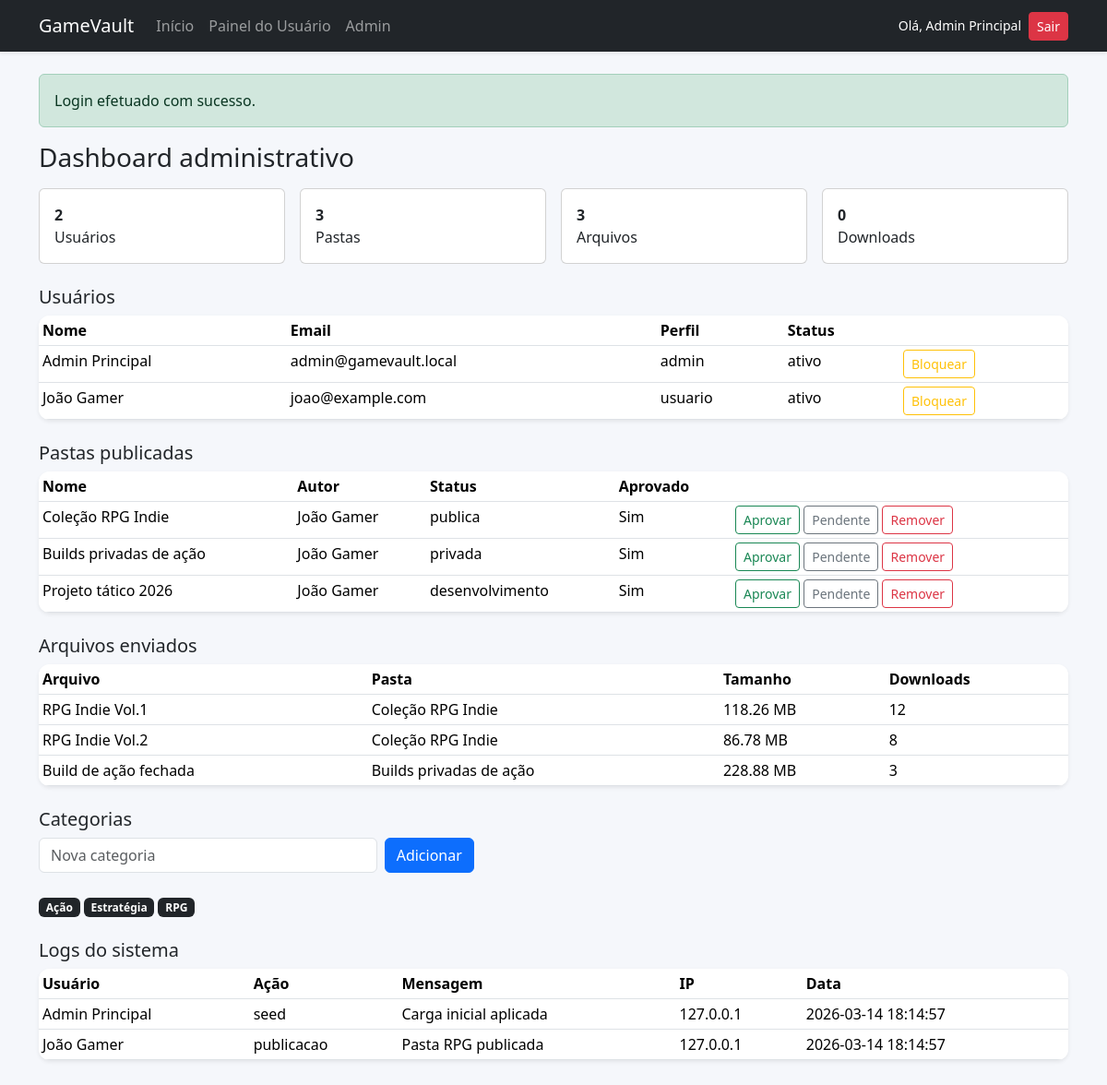
Page /admin/dashboard.php (signed in) on the committed database.
### tables this page shows
CREATE TABLE usuarios (
  id INT AUTO_INCREMENT PRIMARY KEY,
  nome VARCHAR(120) NOT NULL,
  email VARCHAR(160) NOT NULL UNIQUE,
  senha_hash VARCHAR(255) NOT NULL,
  role ENUM('usuario','admin') NOT NULL DEFAULT 'usuario',
  status ENUM('ativo','bloqueado') NOT NULL DEFAULT 'ativo',
  criado_em DATETIME NOT NULL,
  atualizado_em DATETIME NULL,
  INDEX idx_usuarios_status (status),
  INDEX idx_usuarios_role (role)
);

CREATE TABLE pastas (
  id INT AUTO_INCREMENT PRIMARY KEY,
  usuario_id INT NOT NULL,
  categoria_id INT NULL,
  nome VARCHAR(180) NOT NULL,
  slug VARCHAR(200) NOT NULL UNIQUE,
  descricao TEXT NOT NULL,
  capa VARCHAR(255) NULL,
  status ENUM('publica','privada','desenvolvimento') NOT NULL DEFAULT 'desenvolvimento',
  senha_acesso VARCHAR(255) NULL,
  aprovado TINYINT(1) NOT NULL DEFAULT 0,
  criado_em DATETIME NOT NULL,
  atualizado_em DATETIME NULL,
  INDEX idx_pastas_status (status),
  INDEX idx_pastas_usuario (usuario_id),
  INDEX idx_pastas_categoria (categoria_id),
  CONSTRAINT fk_pastas_usuario FOREIGN KEY (usuario_id) REFERENCES usuarios(id) ON DELETE CASCADE,
  CONSTRAINT fk_pastas_categoria FOREIGN KEY (categoria_id) REFERENCES categorias(id) ON DELETE SET NULL
);

CREATE TABLE arquivos (
  id INT AUTO_INCREMENT PRIMARY KEY,
  pasta_id INT NOT NULL,
  nome VARCHAR(180) NOT NULL,
  nome_original VARCHAR(255) NOT NULL,
  caminho VARCHAR(255) NOT NULL,
  tamanho BIGINT NOT NULL,
  extensao VARCHAR(20) NOT NULL,
  downloads INT NOT NULL DEFAULT 0,
  criado_em DATETIME NOT NULL,
  INDEX idx_arquivos_pasta (pasta_id),
  INDEX idx_arquivos_extensao (extensao),
  CONSTRAINT fk_arquivos_pasta FOREIGN KEY (pasta_id) REFERENCES pastas(id) ON DELETE CASCADE
);

CREATE TABLE categorias (
  id INT AUTO_INCREMENT PRIMARY KEY,
  nome VARCHAR(120) NOT NULL,
  slug VARCHAR(140) NOT NULL UNIQUE,
  status TINYINT(1) NOT NULL DEFAULT 1,
  criado_em DATETIME NOT NULL
);

CREATE TABLE logs (
  id INT AUTO_INCREMENT PRIMARY KEY,
  usuario_id INT NULL,
  acao VARCHAR(100) NOT NULL,
  mensagem VARCHAR(255) NOT NULL,
  ip VARCHAR(50) NOT NULL,
  criado_em DATETIME NOT NULL,
  INDEX idx_logs_usuario (usuario_id),
  INDEX idx_logs_acao (acao),
  CONSTRAINT fk_logs_usuario FOREIGN KEY (usuario_id) REFERENCES usuarios(id) ON DELETE SET NULL
);

### config/database.php (called while the page is built, shortened)
<?php
class Database
{
    private static ?PDO $connection = null;
    public static function connection(): PDO
    {
        if (self::$connection === null) {
            $dsn = 'mysql:host=' . DB_HOST . ';dbname=' . DB_NAME . ';charset=utf8mb4';
            self::$connection = new PDO($dsn, DB_USER, DB_PASS, [
                PDO::ATTR_ERRMODE => PDO::ERRMODE_EXCEPTION,
                PDO::ATTR_DEFAULT_FETCH_MODE => PDO::FETCH_ASSOC,
                PDO::ATTR_EMULATE_PREPARES => false,
            ]);
        }
        return self::$connection;
    }
}

### classes/AdminManager.php (called while the page is built, shortened)
<?php
require_once dirname(__DIR__) . '/config/database.php';
class AdminManager
{
    private PDO $db;
    public function __construct()
    {
        $this->db = Database::connection();
    }
    public function stats(): array
    {
        return [
            'usuarios' => (int) $this->db->query('SELECT COUNT(*) FROM usuarios')->fetchColumn(),
            'pastas' => (int) $this->db->query('SELECT COUNT(*) FROM pastas')->fetchColumn(),
            'arquivos' => (int) $this->db->query('SELECT COUNT(*) FROM arquivos')->fetchColumn(),
            'downloads' => (int) $this->db->query('SELECT COUNT(*) FROM downloads')->fetchColumn(),
        ];
    }
    public function users(): array
    {
        return $this->db->query('SELECT id, nome, email, role, status, criado_em FROM usuarios ORDER BY criado_em DESC')->fetchAll();
    }
    public function folders(): array
    {
        $sql = 'SELECT p.*, u.nome AS autor, c.nome AS categoria FROM pastas p
                INNER JOIN usuarios u ON u.id = p.usuario_id
                LEFT JOIN categorias c ON c.id = p.categoria_id
                ORDER BY p.criado_em DESC';
        return $this->db->query($sql)->fetchAll();
    }
    public function files(): array
    {
        $sql = 'SELECT a.*, p.nome AS pasta FROM arquivos a INNER JOIN pastas p ON p.id = a.pasta_id ORDER BY a.criado_em DESC';
        return $this->db->query($sql)->fetchAll();
    }
    public function logs(): array
    {
        return $this->db->query('SELECT l.*, u.nome FROM logs l LEFT JOIN usuarios u ON u.id = l.usuario_id ORDER BY l.criado_em DESC LIMIT 100')->fetchAll();
    }
    public function categories(): array
    {
        return $this->db->query('SELECT * FROM categorias ORDER BY nome')->fetchAll();
    }
}

### includes/helpers.php (called while the page is built, shortened)
<?php
function e(string $value): string
{
    return htmlspecialchars($value, ENT_QUOTES, 'UTF-8');
}
function formatBytes(int $bytes): string
{
    $units = ['B', 'KB', 'MB', 'GB'];
    $power = $bytes > 0 ? floor(log($bytes, 1024)) : 0;
    return number_format($bytes / (1024 ** $power), 2) . ' ' . $units[(int)$power];
}

### admin/dashboard.php (the view, shortened to what this page needs)
<?php
require_once __DIR__ . '/../includes/helpers.php';
require_once __DIR__ . '/../classes/AdminManager.php';
$admin = new AdminManager();
$stats = $admin->stats();
$users = $admin->users();
$folders = $admin->folders();
$files = $admin->files();
$logs = $admin->logs();
$categories = $admin->categories();
include __DIR__ . '/../includes/header.php';
?>
<h1 class="h3 mb-3">Dashboard administrativo</h1>
<div class="row g-3 mb-4">
  <div class="col-md-3"><div class="card"><div class="card-body"><strong><?= $stats['usuarios'] ?></strong><br>Usuários</div></div></div>
  <div class="col-md-3"><div class="card"><div class="card-body"><strong><?= $stats['pastas'] ?></strong><br>Pastas</div></div></div>
  <div class="col-md-3"><div class="card"><div class="card-body"><strong><?= $stats['arquivos'] ?></strong><br>Arquivos</div></div></div>
  <div class="col-md-3"><div class="card"><div class="card-body"><strong><?= $stats['downloads'] ?></strong><br>Downloads</div></div></div>
</div>
<h2 class="h5">Usuários</h2>
<div class="table-responsive bg-white shadow-sm mb-4"><table class="table table-sm mb-0"><thead><tr><th>Nome</th><th>Email</th><th>Perfil</th><th>Status</th><th></th></tr></thead><tbody>
<?php foreach ($users as $u): ?><tr>
<td><?= e($u['nome']) ?></td><td><?= e($u['email']) ?></td><td><?= e($u['role']) ?></td><td><?= e($u['status']) ?></td>
<td>
<?php if ($u['status'] === 'ativo'): ?><a class="btn btn-sm btn-outline-warning" href="?bloquear=<?= $u['id'] ?>">Bloquear</a><?php else: ?><a class="btn btn-sm btn-outline-success" href="?ativar=<?= $u['id'] ?>">Ativar</a><?php endif; ?>
</td>
</tr><?php endforeach; ?>
</tbody></table></div>
<h2 class="h5">Pastas publicadas</h2>
<div class="table-responsive bg-white shadow-sm mb-4"><table class="table table-sm mb-0"><thead><tr><th>Nome</th><th>Autor</th><th>Status</th><th>Aprovado</th><th></th></tr></thead><tbody>
<?php foreach ($folders as $f): ?><tr>
<td><?= e($f['nome']) ?></td><td><?= e($f['autor']) ?></td><td><?= e($f['status']) ?></td><td><?= $f['aprovado'] ? 'Sim' : 'Não' ?></td>
<td><a class="btn btn-sm btn-outline-success" href="?aprovar=<?= $f['id'] ?>">Aprovar</a> <a class="btn btn-sm btn-outline-secondary" href="?reprovar=<?= $f['id'] ?>">Pendente</a> <a class="btn btn-sm btn-outline-danger" href="?remover_pasta=<?= $f['id'] ?>">Remover</a></td>
</tr><?php endforeach; ?>
</tbody></table></div>
<h2 class="h5">Arquivos enviados</h2>
<div class="table-responsive bg-white shadow-sm mb-4"><table class="table table-sm mb-0"><thead><tr><th>Arquivo</th><th>Pasta</th><th>Tamanho</th><th>Downloads</th></tr></thead><tbody>
<?php foreach ($files as $file): ?><tr><td><?= e($file['nome']) ?></td><td><?= e($file['pasta']) ?></td><td><?= e(formatBytes((int)$file['tamanho'])) ?></td><td><?= (int)$file['downloads'] ?></td></tr><?php endforeach; ?>
</tbody></table></div>
<h2 class="h5">Categorias</h2>
<form method="POST" class="row g-2 mb-4"><div class="col-md-4"><input class="form-control" name="categoria_nome" placeholder="Nova categoria" required></div><div class="col-md-2"><button class="btn btn-primary">Adicionar</button></div></form>
<div class="mb-4"><?php foreach ($categories as $cat): ?><span class="badge text-bg-dark me-1"><?= e($cat['nome']) ?></span><?php endforeach; ?></div>
<h2 class="h5">Logs do sistema</h2>
<div class="table-responsive bg-white shadow-sm"><table class="table table-sm mb-0"><thead><tr><th>Usuário</th><th>Ação</th><th>Mensagem</th><th>IP</th><th>Data</th></tr></thead><tbody>
<?php foreach ($logs as $log): ?><tr><td><?= e($log['nome'] ?? 'Sistema') ?></td><td><?= e($log['acao']) ?></td><td><?= e($log['mensagem']) ?></td><td><?= e($log['ip']) ?></td><td><?= e($log['criado_em']) ?></td></tr><?php endforeach; ?>
</tbody></table></div>
<?php include __DIR__ . '/../includes/footer.php'; ?>

### public/assets/css/style.css (style rules this page uses)
body { background: #f5f7fb; }
.table-responsive { border-radius: 12px; overflow: hidden; }

### rows in the picture
usuarios: nome "Admin Principal", email "admin@gamevault.local", role "admin", status "ativo"
usuarios: nome "João Gamer", email "joao@example.com", role "usuario", status "ativo"
pastas: nome "Coleção RPG Indie", usuario.nome "João Gamer", status "publica", aprovado "Sim"
pastas: nome "Builds privadas de ação", usuario.nome "João Gamer", status "privada", aprovado "Sim"
pastas: nome "Projeto tático 2026", usuario.nome "João Gamer", status "desenvolvimento", aprovado "Sim"
arquivos: nome "RPG Indie Vol.1", pasta.nome "Coleção RPG Indie", tamanho "118.26 MB", downloads "12"
arquivos: nome "RPG Indie Vol.2", pasta.nome "Coleção RPG Indie", tamanho "86.78 MB", downloads "8"
arquivos: nome "Build de ação fechada", pasta.nome "Builds privadas de ação", tamanho "228.88 MB", downloads "3"
categorias: nome "Ação"
categorias: nome "Estratégia"
categorias: nome "RPG"
logs: usuario.nome "Admin Principal", acao "seed", mensagem "Carga inicial aplicada", ip "127.0.0.1", criado_em "2026-03-14 18:14:57"
logs: usuario.nome "João Gamer", acao "publicacao", mensagem "Pasta RPG publicada", ip "127.0.0.1", criado_em "2026-03-14 18:14:57"

### other values in the picture
$_SESSION['user']['nome'] "Admin Principal"
$message['message'] "Login efetuado com sucesso."
$stats['usuarios'] "2"
$stats['pastas'] "3"
$stats['arquivos'] "3"
$stats['downloads'] "0"
